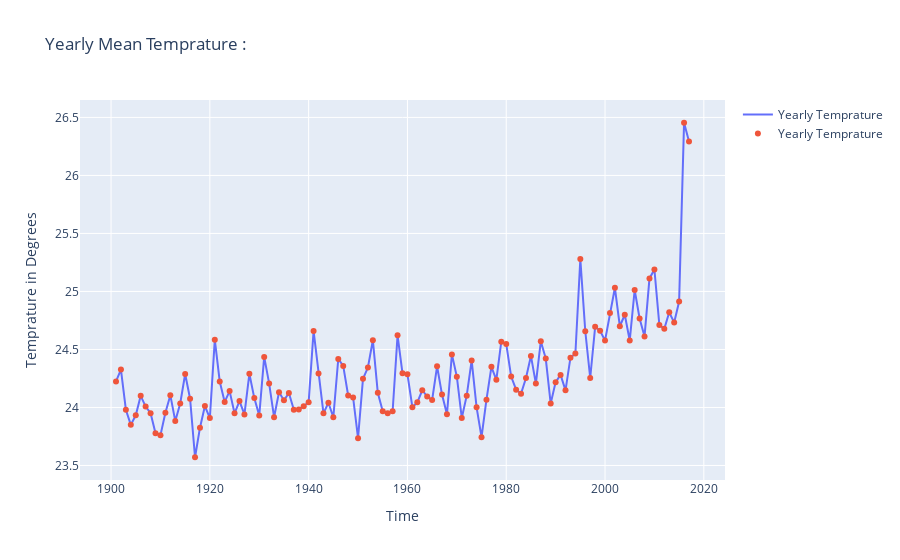

The code cell stored with this chart in its notebook:
### Markdown cell above
Yearly Average Temprature

### Code cell
data['Yearly Mean'] = data.iloc[:,1:].mean(axis=1)

fig = go.Figure(data=[
    go.Scatter(name='Yearly Temprature', x=data['YEAR'], y=data['Yearly Mean'], mode='lines'),
    go.Scatter(name='Yearly Temprature', x=data['YEAR'], y=data['Yearly Mean'], mode='markers'),
])

fig.update_layout(title='Yearly Mean Temprature :',
                 xaxis_title='Time', yaxis_title='Temprature in Degrees')
fig.show()
